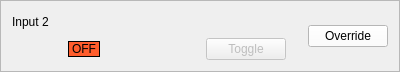
<?xml version="1.0" encoding="UTF-8"?>
<ui version="4.0">
 <class>InputButtonFrame</class>
 <widget class="QFrame" name="InputButtonFrame">
  <property name="geometry">
   <rect>
    <x>0</x>
    <y>0</y>
    <width>400</width>
    <height>72</height>
   </rect>
  </property>
  <property name="sizePolicy">
   <sizepolicy hsizetype="Preferred" vsizetype="Fixed">
    <horstretch>0</horstretch>
    <verstretch>0</verstretch>
   </sizepolicy>
  </property>
  <property name="windowTitle">
   <string>Frame</string>
  </property>
  <property name="frameShape">
   <enum>QFrame::StyledPanel</enum>
  </property>
  <property name="frameShadow">
   <enum>QFrame::Raised</enum>
  </property>
  <layout class="QVBoxLayout" name="verticalLayout">
   <item>
    <layout class="QGridLayout" name="gridLayout">
     <item row="0" column="0" colspan="6">
      <widget class="QLabel" name="labelName">
       <property name="sizePolicy">
        <sizepolicy hsizetype="Minimum" vsizetype="Preferred">
         <horstretch>0</horstretch>
         <verstretch>0</verstretch>
        </sizepolicy>
       </property>
       <property name="text">
        <string>Input 2</string>
       </property>
      </widget>
     </item>
     <item row="0" column="6" rowspan="2">
      <widget class="QPushButton" name="buttonOverride">
       <property name="styleSheet">
        <string notr="true">background-color: rgb(255, 255, 255);</string>
       </property>
       <property name="text">
        <string>Override</string>
       </property>
      </widget>
     </item>
     <item row="1" column="0">
      <spacer name="horizontalSpacer_2">
       <property name="orientation">
        <enum>Qt::Horizontal</enum>
       </property>
       <property name="sizeType">
        <enum>QSizePolicy::Fixed</enum>
       </property>
       <property name="sizeHint" stdset="0">
        <size>
         <width>50</width>
         <height>20</height>
        </size>
       </property>
      </spacer>
     </item>
     <item row="1" column="5">
      <spacer name="horizontalSpacer">
       <property name="orientation">
        <enum>Qt::Horizontal</enum>
       </property>
       <property name="sizeType">
        <enum>QSizePolicy::Fixed</enum>
       </property>
       <property name="sizeHint" stdset="0">
        <size>
         <width>10</width>
         <height>20</height>
        </size>
       </property>
      </spacer>
     </item>
     <item row="1" column="1" colspan="2">
      <widget class="QLabel" name="labelState">
       <property name="sizePolicy">
        <sizepolicy hsizetype="Fixed" vsizetype="Fixed">
         <horstretch>0</horstretch>
         <verstretch>0</verstretch>
        </sizepolicy>
       </property>
       <property name="styleSheet">
        <string notr="true">background-color: rgb(255, 93, 44);</string>
       </property>
       <property name="frameShape">
        <enum>QFrame::Box</enum>
       </property>
       <property name="text">
        <string>OFF</string>
       </property>
      </widget>
     </item>
     <item row="1" column="4">
      <widget class="QPushButton" name="buttonToggle">
       <property name="enabled">
        <bool>false</bool>
       </property>
       <property name="text">
        <string>Toggle</string>
       </property>
      </widget>
     </item>
     <item row="1" column="3">
      <spacer name="horizontalSpacer_3">
       <property name="orientation">
        <enum>Qt::Horizontal</enum>
       </property>
       <property name="sizeHint" stdset="0">
        <size>
         <width>40</width>
         <height>20</height>
        </size>
       </property>
      </spacer>
     </item>
    </layout>
   </item>
  </layout>
 </widget>
 <resources/>
 <connections/>
</ui>
